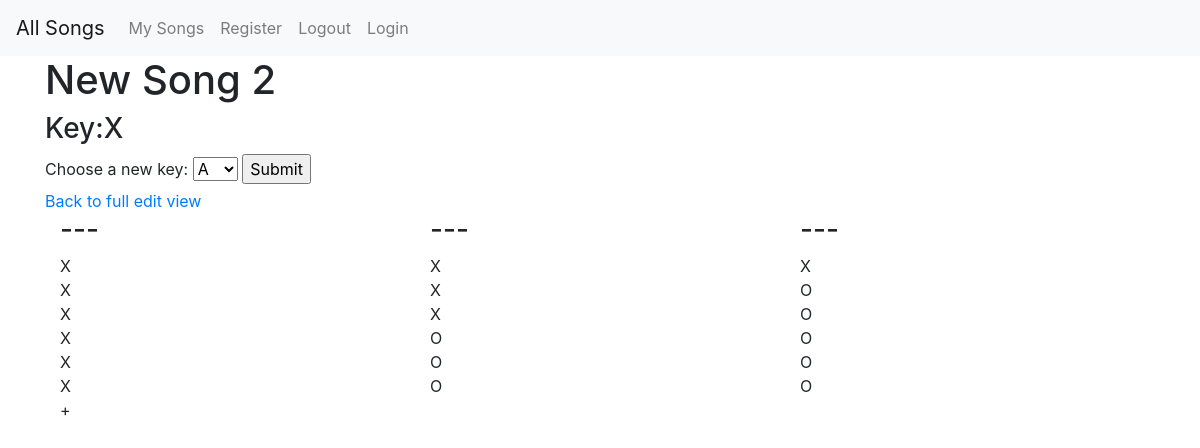
/song_edit_key/6, run on the app's committed database.
### tabs/models.py (models this page shows, shortened)
class Song(models.Model):
    user = models.ForeignKey(User, on_delete = models.SET_NULL, null=True)
    name = models.CharField(max_length = 20)
    key = models.CharField(max_length = 2)

class Notes(models.Model):
    upper_octave = models.BooleanField(default = False)
    comment = models.CharField(max_length = 50)
    hole_1 = models.BooleanField(default = False)
    hole_2 = models.BooleanField(default = False)
    hole_3 = models.BooleanField(default = False)
    hole_4 = models.BooleanField(default = False)
    hole_5 = models.BooleanField(default = False)
    hole_6 = models.BooleanField(default = False)
    song = models.ForeignKey(Song, on_delete = models.SET_NULL, null=True)

### tabs/views.py (the view)
# urls.py: path('song_edit_key/<int:pk>', views.song_edit_key, name='edit_key'),
def song_edit_key(request, pk):
    song = Song.objects.get(id=pk)
    notes = song.notes_set.all()
    if request.method == 'POST':
        new_key = request.POST['keys']
        song.key = new_key
        song.save()
        page_back_url = "/edit/" + str(pk) + "/"
        return redirect(page_back_url)
    context = {'notes': notes, 'song': song}
    return render(request, 'tabs/song_edit_key.html', context)

### tabs/templates/tabs/song_edit_key.html (shortened to what this page needs)
{% extends "tabs/base.html" %}
{% block body_block %}
    <h1>{{ song.name }}</h1>
    <h3>Key:{{ song.key }}</h3>
    <form action="" method="POST">
        <label for="keys">Choose a new key:</label>
          <select id="keys" name="keys">
            <option value="A">A</option>
          </select>
          <input type="submit">
    </form>
    <a class = 'button' href="{% url 'edit' pk=song.pk %}">Back to full edit view</a>
<div class="container">
    <div class="row align-items-start">
    {% for note in notes %}
        <div class="col">
            <h3>{{ note.comment }}</h3>
            {% if note.hole_1 == True %}
            <div>X</div>
            {% else %}
            <div>O</div>
            {% endif %}
            {% if note.hole_2 == True %}
            <div>X</div>
            {% else %}
            <div>O</div>
            {% endif %}
            {% if note.hole_3 == True %}
            <div>X</div>
            {% else %}
            <div>O</div>
            {% endif %}
            {% if note.hole_4 == True %}
            <div>X</div>
            {% else %}
            <div>O</div>
            {% endif %}
            {% if note.hole_5 == True %}
            <div>X</div>
            {% else %}
            <div>O</div>
            {% endif %}
            {% if note.hole_6 == True %}
            <div>X</div>
            {% else %}
            <div>O</div>
            {% endif %}
            {% if note.upper_octave == True %}
            <div>+</div>
            {% else %}
            <div></div>
            {% endif %}
        </div>
    {% endfor %}
    </div>
</div>
{% endblock %}

### data on the page
Song: name "New Song 2", key "X"
Notes: comment "---", hole_1 "X", hole_2 "X", hole_3 "X", hole_4 "X", hole_5 "X", hole_6 "X"
Notes: comment "---", hole_1 "X", hole_2 "X", hole_3 "X", hole_4 "O", hole_5 "O", hole_6 "O"
Notes: comment "---", hole_1 "X", hole_2 "O", hole_3 "O", hole_4 "O", hole_5 "O", hole_6 "O"
